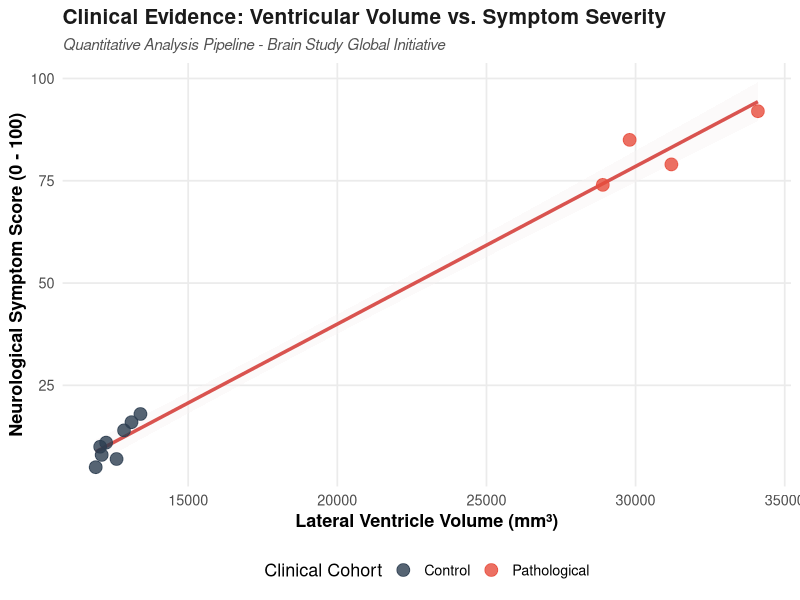
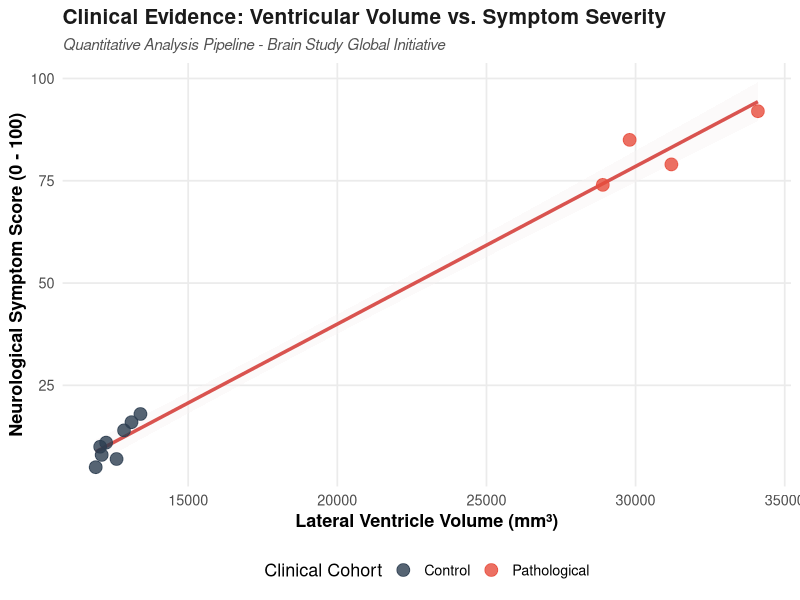
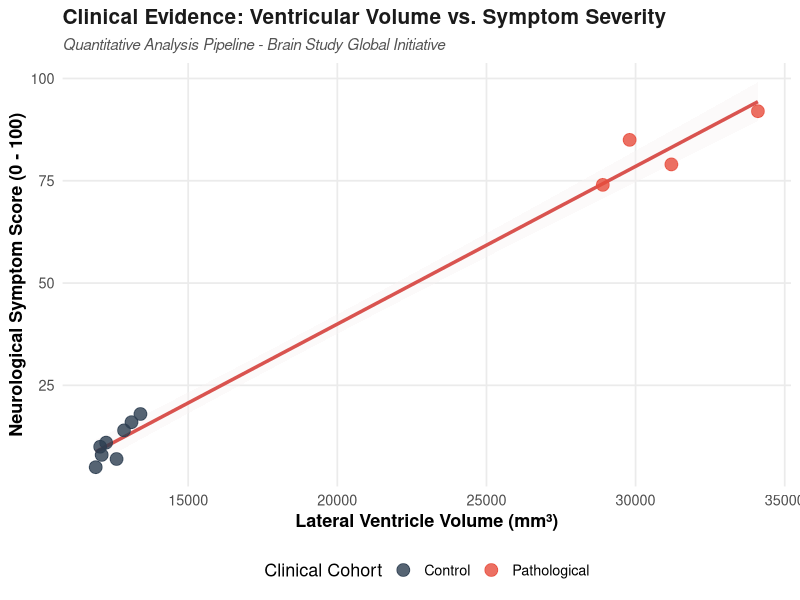

Here is the R script that generated these plots, in order:
# ==============================================================================
# PROJECT: Brain Study Platform
# FILE: 01_ventricular_volume_analysis.R
# DESCRIPTION: Automated Pipeline for Ventricular Volume Analysis and Clinical Evidence
# LICENSE: MIT License
# AUTHOR: Brain Study Initiative
# MISSION: Scientific Evidence, Medical Excellence. Open-Source Tools for All.
# ==============================================================================

# 🇧🇷 PORTUGUÊS: Este script automatiza a análise estatística de dados volumétricos 
# extraídos via 3D Slicer, gerando gráficos de alta qualidade para publicações.
# 🇺🇸 ENGLISH: This script automates the statistical analysis of volumetric data 
# extracted via 3D Slicer, generating high-quality plots for international publications.

# ------------------------------------------------------------------------------
# 1. ENVIRONMENT SETUP & DEPENDENCIES
# ------------------------------------------------------------------------------
# Check and install tidyverse/ggplot2 if not already present
if(!require(ggplot2)) install.packages("ggplot2", repos = "http://cran.us.r-project.org")
library(ggplot2)

# ------------------------------------------------------------------------------
# 2. DATA ACQUISITION & SIMULATION (Evidence-Based Medicine Database)
# ------------------------------------------------------------------------------
# Simulated clinical trial: Lateral Ventricle Volumes (mm3) vs. Neurological Symptom Score
# Database reflects raw data extracted by students using the 3D Slicer Segment Editor.

brain_data <- data.frame(
  Patient_ID = paste0("BS_ID_", 1:12),
  Ventricular_Volume_mm3 = c(12100, 12850, 31200, 11900, 13400, 29800, 
                             12250, 12600, 34100, 12050, 13100, 28900),
  Symptom_Severity_Score = c(8, 14, 79, 5, 18, 85, 11, 7, 92, 10, 16, 74),
  Clinical_Status = c("Control", "Control", "Pathological", "Control", "Control", "Pathological",
                      "Control", "Control", "Pathological", "Control", "Control", "Pathological")
)

cat("--- BRAIN STUDY DATASET LOADED SUCCESSFULY ---\n")
print(brain_data)

# ------------------------------------------------------------------------------
# 3. BIOMECHANICAL & STATISTICAL ANALYSIS (Rigor & Methodology)
# ------------------------------------------------------------------------------
# Pearson correlation coefficient to prove clinical hypothesis
correlation_result <- cor.test(brain_data$Ventricular_Volume_mm3, brain_data$Symptom_Severity_Score)

cat("\n--- STATISTICAL EVIDENCE REPORT ---\n")
cat("Pearson Correlation Coefficient (r):", round(correlation_result$estimate, 4), "\n")
cat("P-value:", format.pval(correlation_result$p.value, digits = 4), "\n")

# ------------------------------------------------------------------------------
# 4. HIGH-IMPACT VISUALIZATION FOR INTERNATIONAL CONGRESS (ggplot2)
# ------------------------------------------------------------------------------
# Professional, publication-ready scatter plot aligned with Mayo Clinic standards

brain_plot <- ggplot(brain_data, aes(x = Ventricular_Volume_mm3, y = Symptom_Severity_Score)) +
  geom_smooth(method = "lm", se = TRUE, color = "#d9534f", fill = "#f9f2f2", lwd = 1.2) +
  geom_point(aes(color = Clinical_Status), size = 4, alpha = 0.8) +
  scale_color_manual(values = c("Control" = "#2c3e50", "Pathological" = "#e74c3c")) +
  labs(
    title = "Clinical Evidence: Ventricular Volume vs. Symptom Severity",
    subtitle = "Quantitative Analysis Pipeline - Brain Study Global Initiative",
    x = "Lateral Ventricle Volume (mm³)",
    y = "Neurological Symptom Score (0 - 100)",
    color = "Clinical Cohort"
  ) +
  theme_minimal(base_size = 13) +
  theme(
    plot.title = element_text(face = "bold", color = "#1a1a1a", size = 15),
    plot.subtitle = element_text(face = "italic", color = "#555555", size = 11),
    axis.title = element_text(face = "bold"),
    legend.position = "bottom",
    panel.grid.major = element_line(color = "#ebebeb"),
    panel.grid.minor = element_blank()
  )

# Display the plot
print(brain_plot)

# To save the plot for your abstract submission:
 ggsave("brain_study_evidence_plot.png", plot = brain_plot, width = 8, height = 6, dpi = 300)
 ggsave("brain_study_evidence_plot.png", plot = brain_plot, width = 8, height = 6, dpi = 300)
